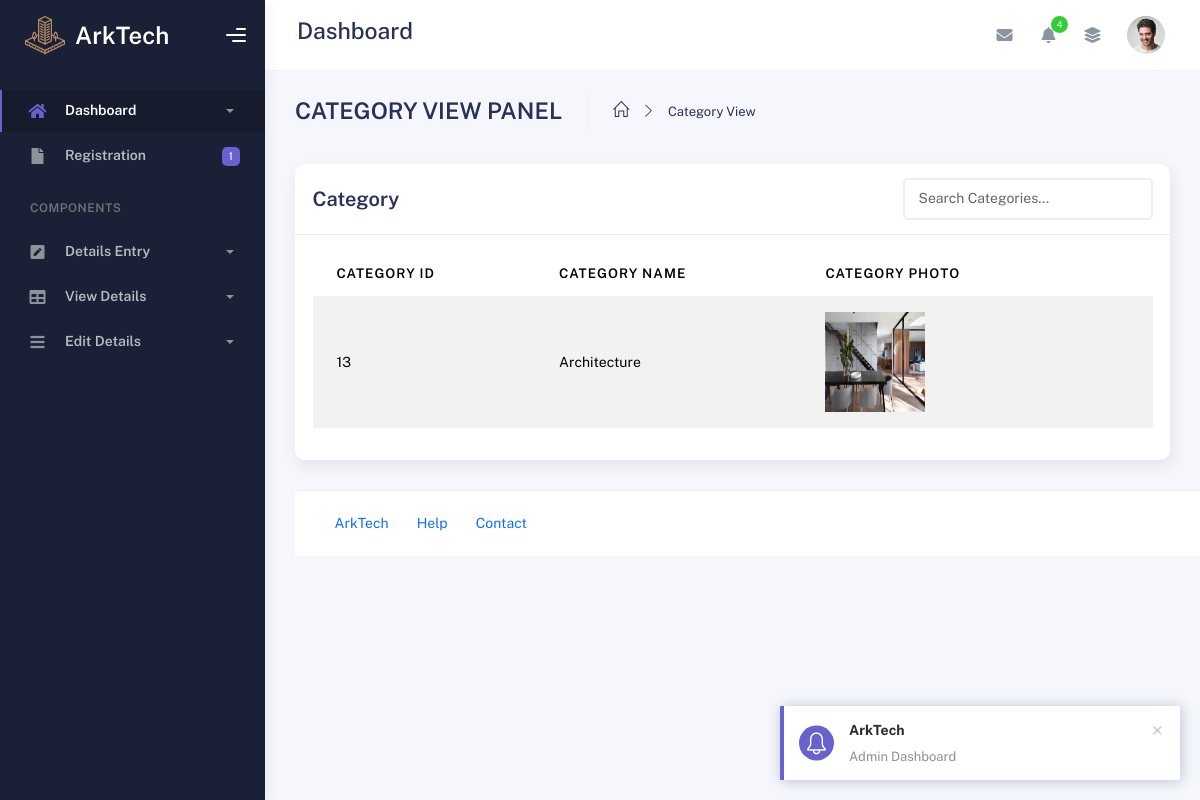
The app's page /Admin/categoryview.php, older data.
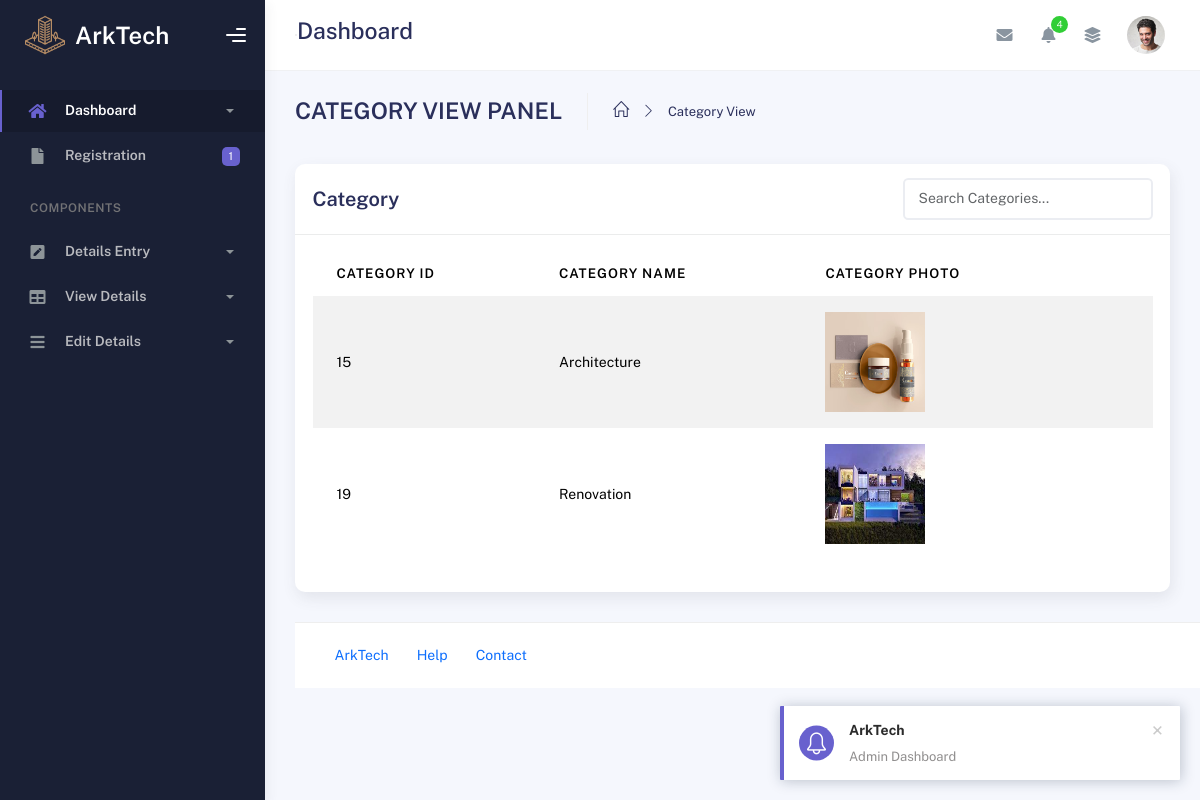
The same page, newer data.
### tables this page shows
CREATE TABLE IF NOT EXISTS `tbl_category` (
  `category_id` int NOT NULL AUTO_INCREMENT,
  `category_name` varchar(50) NOT NULL,
  `photo` varchar(100) NOT NULL,
  PRIMARY KEY (`category_id`)
);

### dboperation.php (called while the page is built, shortened)
<?php
class dboperation
{
    public $con,$res;
    function __construct()
    {
        $this->con=mysqli_connect("localhost","root","","arktech");
    }
    public function executequery($sql)
    {
        $this->res=mysqli_query($this->con,$sql);
        return $this->res;
    }
}
?>

### Admin/categoryview.php (the view, shortened to what this page needs)
<?php
include("header.php");
include("../dboperation.php");
$obj = new dboperation();
$s = "select * from tbl_category";
$res = $obj->executequery($s);
?>
        <div class="container">
          <div class="page-inner">
            <div class="page-header">
              <h3 class="fw-bold mb-3">CATEGORY VIEW PANEL</h3>
              <ul class="breadcrumbs mb-3">
                <li class="nav-home">
                  <a href="index.php">
                    <i class="icon-home"></i>
                  </a>
                </li>
                <li class="separator">
                  <i class="icon-arrow-right"></i>
                </li>
                <li class="nav-item">
                  <a href="#">Category View</a>
                </li>
              </ul>
            </div>
            <div class="row">
              <div class="col-md-12">
                <div class="card">
                  <div class="card-header d-flex justify-content-between align-items-center">
                      <h4 class="card-title m-0">Category</h4>
                      <div class="ms-auto">
                      <input type="text" id="categorySearch" class="form-control" style="width: 250px;" placeholder="Search Categories...">
                    </div>
                  </div>
                  <div class="card-body">
                    <div class="table-responsive">
                      <table
                        id="basic-datatables"
                        class="display table table-striped table-hover"
                      >
                        <thead>
                          <tr>
                            <th>Category ID</th>
                            <th>Category Name</th>
                            <th>Category Photo </th>
                          </tr>
                        </thead>
            <tbody>
              <?php
               while ($r = mysqli_fetch_array($res)) {
              ?>
                <tr>
                  <td><?php echo $r["category_id"]; ?></td>
                  <td><?php echo $r["category_name"]; ?></td>
                  <td> <img src="../uploads/<?php echo $r['photo']; ?>" width="100" height="100"> </td>
                  <td>
              </td>
              </tr>
              <?php
              }
              ?>
            </tbody>
          </table>
        </div>
      </div>
    </div>
  </div>
</div>
<?php
include_once("footer.php");
?>

### Admin/header.php (shortened to what this page needs)
<!DOCTYPE html>
<html lang="en">
  <head>
    <link rel="stylesheet" href="assets/css/bootstrap.min.css" />
    <link rel="stylesheet" href="assets/css/plugins.min.css" />
    <link rel="stylesheet" href="assets/css/kaiadmin.min.css" />
     <link href="https://cdn.jsdelivr.net/npm/bootstrap-icons@1.10.5/font/bootstrap-icons.css" rel="stylesheet">
  </head>
  <body>
    <div class="wrapper">
      <div class="sidebar" data-background-color="dark">
        <div class="sidebar-logo">
          <div class="logo-header" data-background-color="dark">
        <a href="index.php" class="logo d-flex align-items-center" style="text-decoration: none;">
        <img
            src="img/icon-1.png"
            alt="navbar brand"
            class="navbar-brand"
            height="40"
          />
        <span style="color: white; font-size: 24px; font-weight: 600; margin-left: 10px;">ArkTech</span>
        </a>
            <div class="nav-toggle">
              <button class="btn btn-toggle toggle-sidebar">
                <i class="gg-menu-right"></i>
              </button>
            </div>
          </div>
        </div>
        <div class="sidebar-wrapper scrollbar scrollbar-inner">
          <div class="sidebar-content">
            <ul class="nav nav-secondary">
              <li class="nav-item active">
                <a
                  data-bs-toggle="collapse"
                  href="#dashboard"
                  class="collapsed"
                  aria-expanded="false"
                >
                  <i class="fas fa-home"></i>
                  <p>Dashboard</p>
                  <span class="caret"></span>
                </a>
              </li>
              <li class="nav-item">
                <a href="architect_view.php">
                  <i class="fas fa-file"></i>
                  <p>Registration</p>
                  <span class="badge badge-secondary">1</span>
                </a>
              </li>
              <li class="nav-section">
                <h4 class="text-section">Components</h4>
              </li>
              <li class="nav-item">
                <a data-bs-toggle="collapse" href="#forms">
                  <i class="fas fa-pen-square"></i>
                  <p>Details Entry</p>
                  <span class="caret"></span>
                </a>
              </li>
            <li class="nav-item">
                <a data-bs-toggle="collapse" href="#tables">
                  <i class="fas fa-table"></i>
                  <p>View Details</p>
                  <span class="caret"></span>
                </a>
              </li>
              <li class="nav-item">
                <a data-bs-toggle="collapse" href="#submenu">
                  <i class="fas fa-bars"></i>
                  <p>Edit Details</p>
                  <span class="caret"></span>
                </a>
              </li>
            </ul>
          </div>
        </div>
      </div>
      <div class="main-panel">
        <div class="main-header">
          <nav
            class="navbar navbar-header navbar-header-transparent navbar-expand-lg border-bottom"
          >
            <div class="container-fluid">
              <nav
                class="navbar navbar-header-left navbar-expand-lg navbar-form nav-search p-0 d-none d-lg-flex"
              >
                <div class="input-group">
              </nav>
              <h3>Dashboard</h3>
              <ul class="navbar-nav topbar-nav ms-md-auto align-items-center">
                <li class="nav-item topbar-icon dropdown hidden-caret">
                  <a
                    class="nav-link dropdown-toggle"
                    href="#"
                    id="messageDropdown"
                    role="button"
                    data-bs-toggle="dropdown"
                    aria-haspopup="true"
                    aria-expanded="false"
                  >
                    <i class="fa fa-envelope"></i>
                  </a>
                </li>
                <li class="nav-item topbar-icon dropdown hidden-caret">
                  <a
                    class="nav-link dropdown-toggle"
                    href="#"
                    id="notifDropdown"
                    role="button"
                    data-bs-toggle="dropdown"
                    aria-haspopup="true"
                    aria-expanded="false"
                  >
                    <i class="fa fa-bell"></i>
                    <span class="notification">4</span>
                  </a>
                </li>
                <li class="nav-item topbar-icon dropdown hidden-caret">
                  <a
                    class="nav-link"
                    data-bs-toggle="dropdown"
                    href="#"
                    aria-expanded="false"
                  >
                    <i class="fas fa-layer-group"></i>
                  </a>
                </li>
                <li class="nav-item topbar-user dropdown hidden-caret">
                  <a
                    class="dropdown-toggle profile-pic"
                    data-bs-toggle="dropdown"
                    href="#"
                    aria-expanded="false"
                  >
                    <div class="avatar-sm">
                      <img
                        src="assets/img/profile.jpg"
                        alt="..."
                        class="avatar-img rounded-circle"
                      />
                    </div>
                  </a>
                </li>
              </ul>
            </div>
          </nav>
        </div>

### Admin/footer.php (shortened to what this page needs)
<footer class="footer">
          <div class="container-fluid d-flex justify-content-between">
            <nav class="pull-left">
              <ul class="nav">
                <li class="nav-item">
                  <a class="nav-link" href="../Guest/index.php">
                    ArkTech
                  </a>
                </li>
                <li class="nav-item">
                  <a class="nav-link" href="#"> Help </a>
                </li>
                <li class="nav-item">
                  <a class="nav-link" href="../Guest/contact.php"> Contact </a>
                </li>
              </ul>
            </nav>
          </div>
        </footer>
      </div>
    </div>
  </body>
</html>

Row changes from the older to the newer data that the page shows:
removed tbl_category: category_id "13", category_name "Architecture", photo (picture)
added tbl_category: category_id "15", category_name "Architecture", photo (picture)
added tbl_category: category_id "19", category_name "Renovation", photo (picture)
